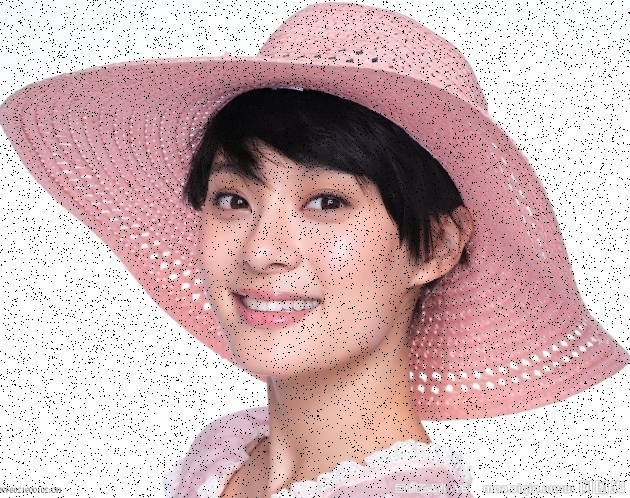
#> input picture ch05/吴震/sljy.jpg, 630 x 498 px
$ python filter.py
#> lines starting #> are read from the running program, lines starting #| are printed output that depends on the picture
import cv2
import numpy as np

def main():
    image = cv2.imread('sljy.jpg', 0)
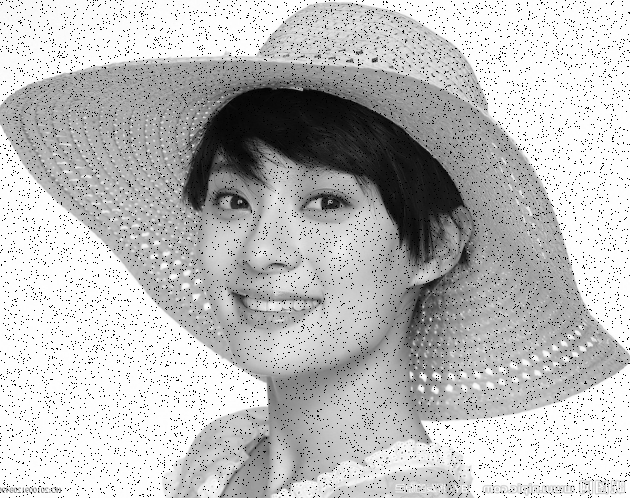
#> image: shape (498, 630); min 0, max 255, mean 189.5

    Km = np.array(([1/9, 1/9, 1/9,
                   1/9, 1/9, 1/9,
                   1/9, 1/9, 1/9]), dtype="float32")
    dstImage = cv2.filter2D(image, -1, Km)
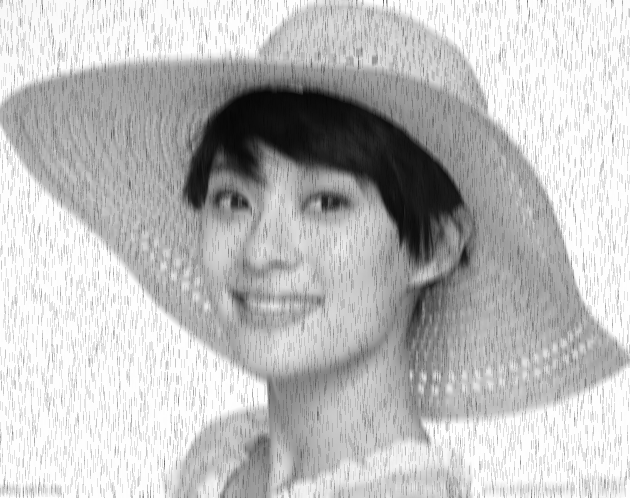
#> dstImage: shape (498, 630); min 5, max 255, mean 189.5
    htich = np.hstack((image, dstImage))
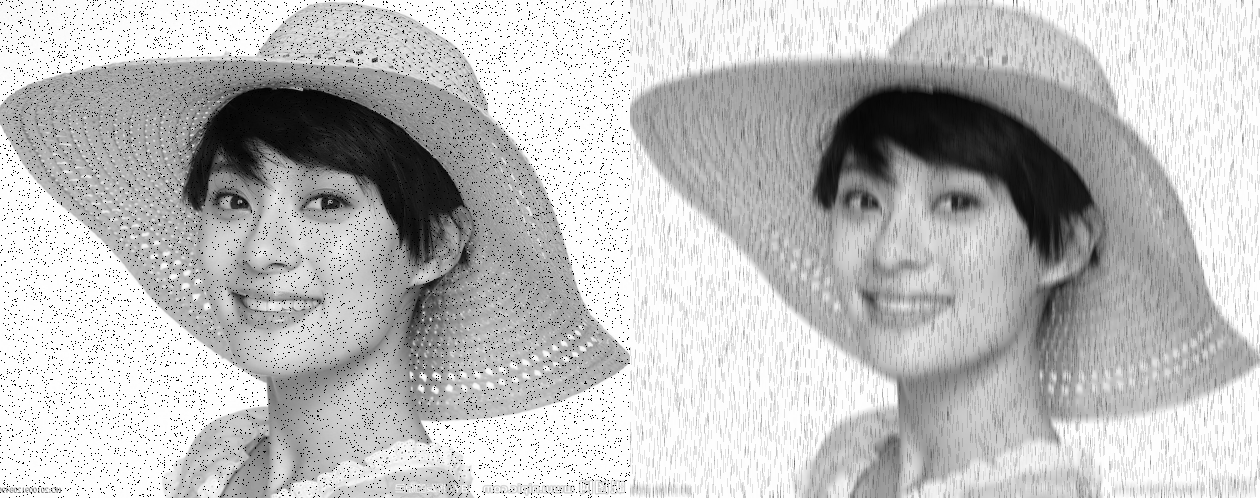
#> htich: shape (498, 1260); min 0, max 255, mean 189.5
    cv2.imshow('srcImage & dstImage', htich)
    cv2.waitKey(0)

if __name__ == '__main__':
    main()
